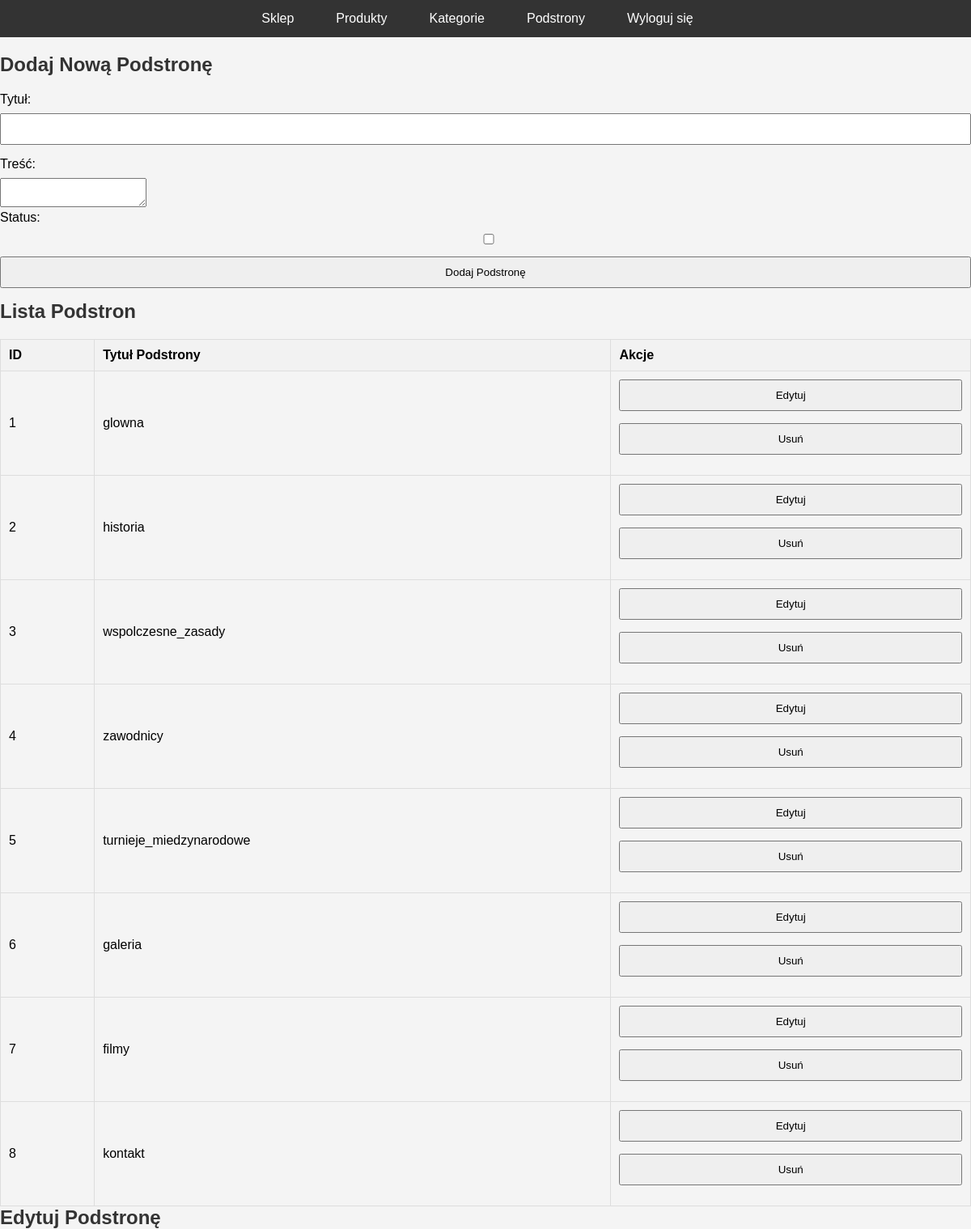
The app's page /lab12/php/podstrony.php (signed in) with its own data.
### tables this page shows
CREATE TABLE `page_list` (
  `id` int(11) NOT NULL,
  `page_title` varchar(255) NOT NULL,
  `page_content` text NOT NULL,
  `status` int(11) NOT NULL DEFAULT 1
);

### lab12/admin/admin.php (the view, shortened to what this page needs)
<?php
include('../cfg.php');
function ListaPodstron()
{
    global $con;
    $query = "SELECT id, page_title FROM page_list";
    $result = mysqli_query($con, $query);
    if ($result) {
        echo '<h2>Lista Podstron</h2>
        <table>
            <tr>
                <th>ID</th>
                <th>Tytuł Podstrony</th>
                <th>Akcje</th>
            </tr>';
        while ($row = mysqli_fetch_assoc($result)) {
            echo '<tr>
                    <td>' . $row['id'] . '</td>
                    <td>' . $row['page_title'] . '</td>
                    <td>
                        <form action="podstrony.php" method="get" style="display:inline;">
                            <input type="hidden" name="edit_id" value="' . $row['id'] . '">
                            <input type="submit" value="Edytuj">
                        </form>
                        <form action="podstrony.php" method="post" style="display:inline;">
                            <input type="hidden" name="action" value="deletePage">
                            <input type="hidden" name="id" value="' . $row['id'] . '">
                            <input type="submit" value="Usuń">
                        </form>
                    </td>
                  </tr>';
        }
        echo '</table>';
    } else {
        echo 'Błąd bazy';
    }
}

### lab12/css/style_shop.css (style rules this page uses)
body, h1, h2, p, ul, li { margin: 0; padding: 0; }
body { font-family: 'Arial', sans-serif; background-color: #f4f4f4; margin: 0; padding: 0; }
h2 { color: #333; }
table { width: 100%; border-collapse: collapse; margin-top: 20px; }
table, th, td { border: 1px solid #ddd; }
th, td { padding: 10px; text-align: left; }
th { background-color: #f2f2f2; }
h1, h2 { color: #333; }
form { margin-top: 20px; }
input { width: 100%; padding: 10px; margin-bottom: 15px; box-sizing: border-box; }

### records on screen
page_list: id "1", page_title "glowna"
page_list: id "2", page_title "historia"
page_list: id "3", page_title "wspolczesne_zasady"
page_list: id "4", page_title "zawodnicy"
page_list: id "5", page_title "turnieje_miedzynarodowe"
page_list: id "6", page_title "galeria"
page_list: id "7", page_title "filmy"
page_list: id "8", page_title "kontakt"
